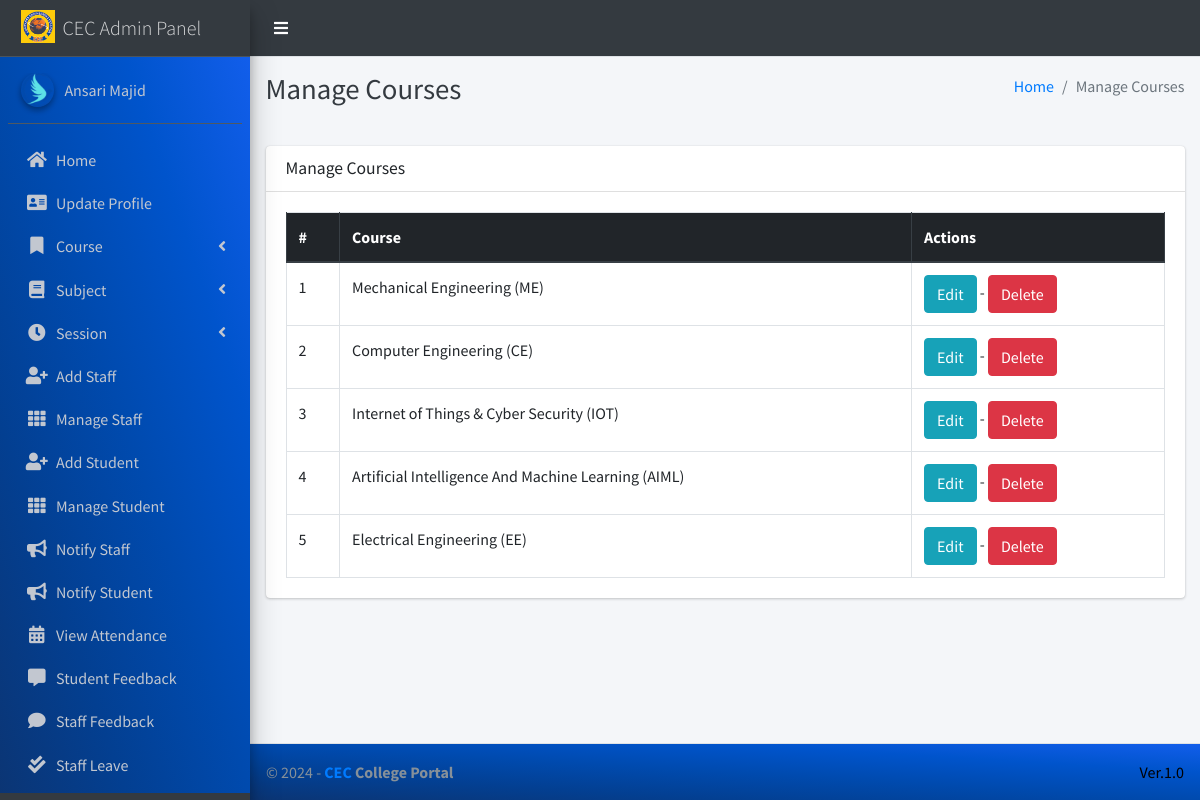
/course/manage/ (signed in), run on the app's committed database.
### main_app/models.py (models this page shows, shortened)
class CustomUser(AbstractUser):
    USER_TYPE = ((1, "HOD"), (2, "Staff"), (3, "Student"))
    GENDER = [("M", "Male"), ("F", "Female")]
    username = None  # Removed username, using email instead
    email = models.EmailField(unique=True)
    user_type = models.CharField(default=1, choices=USER_TYPE, max_length=1)
    gender = models.CharField(max_length=1, choices=GENDER)
    profile_pic = models.ImageField()
    address = models.TextField()
    fcm_token = models.TextField(default="")  # For firebase notifications
    created_at = models.DateTimeField(auto_now_add=True)
    updated_at = models.DateTimeField(auto_now=True)
    USERNAME_FIELD = "email"
    REQUIRED_FIELDS = []
    objects = CustomUserManager()
    def __str__(self):
        return  self.first_name + " " + self.last_name

class Course(models.Model):
    name = models.CharField(max_length=120)
    created_at = models.DateTimeField(auto_now_add=True)
    updated_at = models.DateTimeField(auto_now=True)

### main_app/hod_views.py (the view)
# urls.py: path("course/manage/", hod_views.manage_course, name='manage_course'),
def manage_course(request):
    courses = Course.objects.all()
    context = {
        'courses': courses,
        'page_title': 'Manage Courses'
    }
    return render(request, "hod_template/manage_course.html", context)

### main_app/templates/hod_template/manage_course.html
{% extends 'main_app/base.html' %}
{% load static %}
{% block page_title %}{{page_title}}{% endblock page_title %}
{% block content %}
<section class="content">
    <div class="container-fluid">
        <div class="row">
            <div class="col-md-12">
                <div class="card">
                    <div class="card-header">
                        <h3 class="card-title">{{page_title}}</h3>
                    </div>
                    <div class="card-body">
                        <table id="example2" class="table table-bordered table-hover">
                            <thead class="thead-dark">
                                <tr>
                                    <th>#</th>
                                    <th>Course</th>
                                    <th>Actions</th>
                                </tr>
                            </thead>
                            <tbody>
                                {% for course in courses %}
                                <tr>
                                    <td>{{ forloop.counter }}</td>
                                    <td>{{course.name}}</td>
                                    <td>
                                        <a href="{% url 'edit_course' course.id %}" class="btn btn-info">Edit</a> -
                                        <a href="{% url 'delete_course' course.id %}" onclick="return confirm('Are you sure you want to delete this course ?')" class="btn btn-danger">Delete</a>
                                    </td>
                                </tr>
                                {% endfor %}
                            </tbody>
                        </table>
                    </div>
                </div>
            </div>
        </div>
    </div>
</section>
{% endblock content %}

### main_app/templates/main_app/sidebar_template.html (shortened to what this page needs)
{% load static %}
<aside class="main-sidebar sidebar-dark-info elevation-4">
    {% if request.user.user_type == '1' %}
    <a href="{% url 'admin_home' %}" class="brand-link">
        <img src="{% static 'dist/img/CECLogo.jpg' %} " alt="CEC LOGO"
            class="brand-image " >
        <span class="brand-text font-weight-light" >CEC Admin Panel</span>
    </a>
    <div class="sidebar" style="background-image: linear-gradient(to right top, #0b3574, #033f91, #004aae, #0054cc, #125eeb);">
        <div class="user-panel mt-3 pb-3 mb-3 d-flex">
            <div class="image">
                <img src="{{ request.user.profile_pic}}" class="img-circle elevation-2" alt="User Image">
            </div>
            <div class="info">
                <a href="#" class="d-block">{{user}}</a>
            </div>
        </div>
        <nav class="mt-2">
            <ul class="nav nav-pills nav-sidebar flex-column" data-widget="treeview" role="menu" data-accordion="false">
                <li class="nav-item">
                    {% url 'admin_home' as admin_home %}
                    <a href="{{admin_home}}" class="nav-link {% if admin_home == request.path %} active {% endif %}">
                        <i class="nav-icon fas fa-home"></i>
                        <p>
                            Home
                        </p>
                    </a>
                </li>
                <li class="nav-item">
                    {% url 'admin_view_profile' as admin_view_profile %}
                    <a href="{{admin_view_profile}}"
                        class="nav-link {% if admin_view_profile == request.path %} active {% endif %}">
                        <i class="nav-icon fas fa-address-card"></i>
                        <p>
                            Update Profile
                        </p>
                    </a>
                </li>
                <li class="nav-item has-treeview">
                    <a href="#" class="nav-link" >
                        <i class="nav-icon fas fa-bookmark"></i>
                        <p>
                            Course
                            <i class="fas fa-angle-left right"></i>
                        </p>
                    </a>
                </li>
                <li class="nav-item has-treeview">
                    <a href="#" class="nav-link">
                        <i class="nav-icon fas fa-book"></i>
                        <p>
                            Subject
                            <i class="fas fa-angle-left right"></i>
                        </p>
                    </a>
                </li>
                <li class="nav-item has-treeview">
                    <a href="#" class="nav-link">
                        <i  class="nav-icon fas fa-clock"></i>
                        <p>
                            Session
                            <i class="fas fa-angle-left right"></i>
                        </p>
                    </a>
                </li>
                <li class="nav-item">
                    {% url 'add_staff' as add_staff %}
                    <a href="{{add_staff}}" class="nav-link {% if add_staff == request.path %} active {% endif %}">
                        <i class="nav-icon fas fa-user-plus"></i>
                        <p>
                            Add Staff
                        </p>
                    </a>
                </li>
                <li class="nav-item">
                    {% url 'manage_staff' as manage_staff %}
                    {% url 'edit_staff' staff_id as edit_staff %}
                    <a href="{{manage_staff}}"
                        class="nav-link {% if manage_staff == request.path or request.path == edit_staff %} active {% endif %}">
                        <i class="nav-icon fas fa-th"></i>
                        <p>
                            Manage Staff
                        </p>
                    </a>
                </li>
                <li class="nav-item">
                    {% url 'add_student' as add_student%}
                    <a href="{{add_student}}" class="nav-link  {% if add_student == request.path %} active {% endif %}">
                        <i class="nav-icon fas fa-user-plus"></i>
                        <p>
                            Add Student
                        </p>
                    </a>
                </li>
                <li class="nav-item">
                    {% url 'manage_student' as manage_student %}
                    {% url 'edit_student' student_id as edit_student %}
                    <a href="{{manage_student}}"
                        class="nav-link  {% if edit_student == request.path or manage_student == request.path %} active {% endif %}">
                        <i class="nav-icon fas fa-th"></i>
                        <p>
                            Manage Student
                        </p>
                    </a>
                </li>
                <li class="nav-item">
                    {% url 'admin_notify_staff' as admin_notify_staff %}
                    <a href="{{admin_notify_staff}}"
                        class="nav-link {% if admin_notify_staff == request.path %} active {% endif %}">
                        <i class="nav-icon fas fa-bullhorn"></i>
                        <p>
                            Notify Staff
                        </p>
                    </a>
                </li>
                <li class="nav-item">
                    {% url 'admin_notify_student' as admin_notify_student %}
                    <a href="{{admin_notify_student}}"
                        class="nav-link {% if admin_notify_student == request.path %} active {% endif %}">
                        <i class="nav-icon fas fa-bullhorn"></i>
                        <p>
                            Notify Student
                        </p>
                    </a>
                </li>
                <li class="nav-item">
                    {% url 'admin_view_attendance' as admin_view_attendance %}
                <li class="nav-item">
                    <a href="{{admin_view_attendance}}"
                        class="nav-link  {% if admin_view_attendance == request.path %} active {% endif %}">
                        <i class="nav-icon fas fa-calendar-alt"></i>
                        <p>
                            View Attendance
                        </p>
                    </a>
                </li>
                <li class="nav-item">
                    {% url 'student_feedback_message' as student_feedback_message %}
                    <a href="{{ student_feedback_message }}"
                        class="nav-link  {% if student_feedback_message == request.path %} active {% endif %}">
                        <i class="nav-icon fas fa-comment-alt"></i>
                        <p>
                            Student Feedback
                        </p>
                    </a>
                </li>
                <li class="nav-item">
                    {% url 'staff_feedback_message' as staff_feedback_message %}
                    <a href="{{staff_feedback_message}}"
                        class="nav-link   {% if staff_feedback_message == request.path %} active {% endif %}">
                        <i  class="nav-icon fas fa-comment"></i>
                        <p>
                            Staff Feedback
                        </p>
                    </a>
                </li>
                <li class="nav-item">
                    {% url 'view_staff_leave' as view_staff_leave %}
                    <a href="{{view_staff_leave}}"
                        class="nav-link  {% if view_staff_leave == request.path %} active {% endif %}">
                        <i  class="nav-icon fas fa-check-double"></i>
                        <p>
                            Staff Leave
                        </p>
                    </a>
                </li>
                <li class="nav-item">
                    {% url 'view_student_leave' as view_student_leave %}
                    <a href="{% url 'view_student_leave' %}"
                        class="nav-link  {% if view_student_leave == request.path %} active {% endif %}">
                    </a>
                </li>
                                        {% endif %}
                                    </ul>
                                </nav>
                            </div>
</aside>

### data on the page
CustomUser: user.profile_pic (picture), first_name+last_name "Ansari Majid"
Course: name "Mechanical Engineering (ME)"
Course: name "Computer Engineering (CE)"
Course: name "Internet of Things & Cyber Security (IOT)"
Course: name "Artificial Intelligence And Machine Learning (AIML)"
Course: name "Electrical Engineering (EE)"

### other printed values
{{ page_title }} "Manage Courses"
